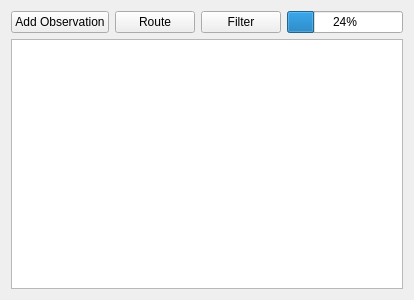
<?xml version="1.0" encoding="UTF-8"?>
<ui version="4.0">
 <class>Widget</class>
 <widget class="QWidget" name="Widget">
  <property name="geometry">
   <rect>
    <x>0</x>
    <y>0</y>
    <width>414</width>
    <height>300</height>
   </rect>
  </property>
  <property name="windowTitle">
   <string>Widget</string>
  </property>
  <layout class="QVBoxLayout" name="verticalLayout">
   <item>
    <layout class="QHBoxLayout" name="horizontalLayout">
     <item>
      <widget class="QPushButton" name="inputBtn">
       <property name="text">
        <string>Add Observation</string>
       </property>
      </widget>
     </item>
     <item>
      <widget class="QPushButton" name="computeBtn">
       <property name="text">
        <string>Route</string>
       </property>
      </widget>
     </item>
     <item>
      <widget class="QPushButton" name="filter">
       <property name="text">
        <string>Filter</string>
       </property>
      </widget>
     </item>
     <item>
      <widget class="QProgressBar" name="progressBar">
       <property name="value">
        <number>24</number>
       </property>
      </widget>
     </item>
    </layout>
   </item>
   <item>
    <widget class="GeoGraphicsView" name="view"/>
   </item>
  </layout>
 </widget>
 <layoutdefault spacing="6" margin="11"/>
 <customwidgets>
  <customwidget>
   <class>GeoGraphicsView</class>
   <extends>QGraphicsView</extends>
   <header>geographicsview.h</header>
  </customwidget>
 </customwidgets>
 <resources/>
 <connections/>
</ui>
